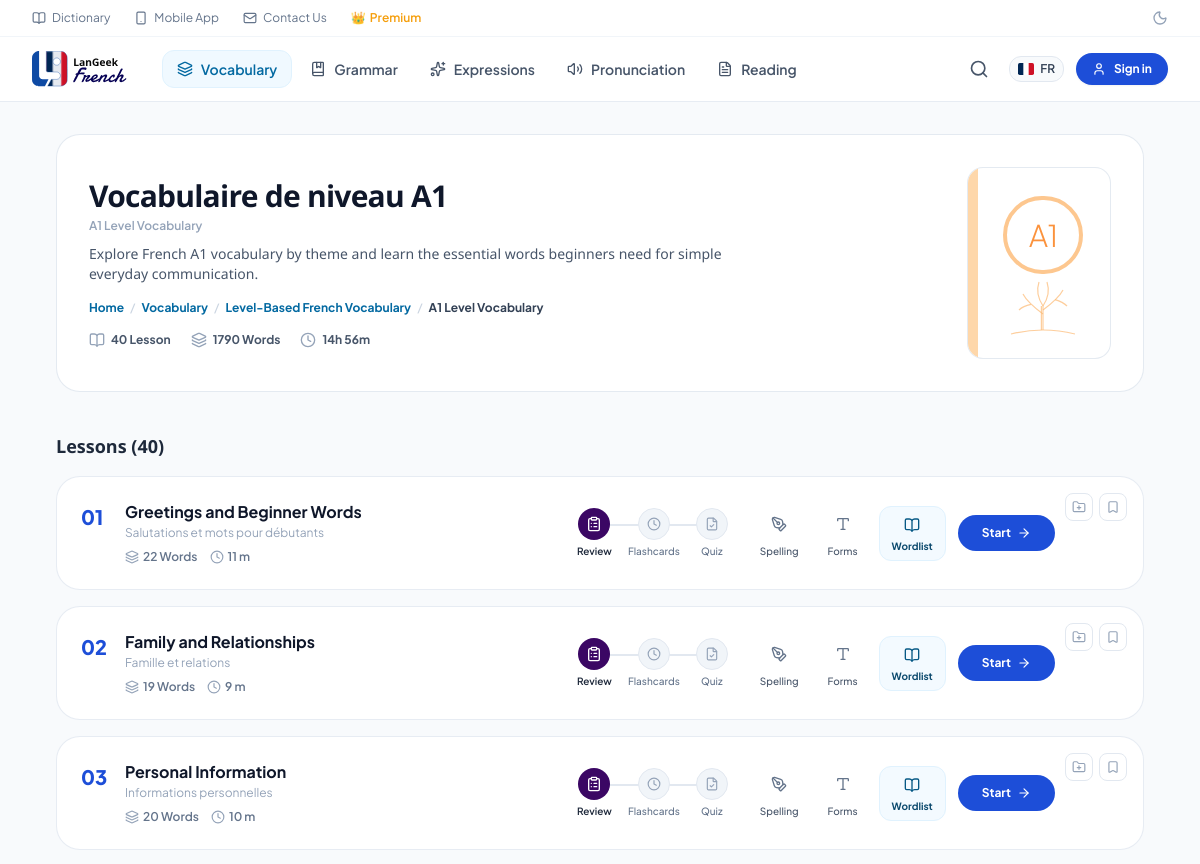
/fr-EN/vocab/category/457/niveau-a1 (upper part), run on an earlier commit of the app's database.
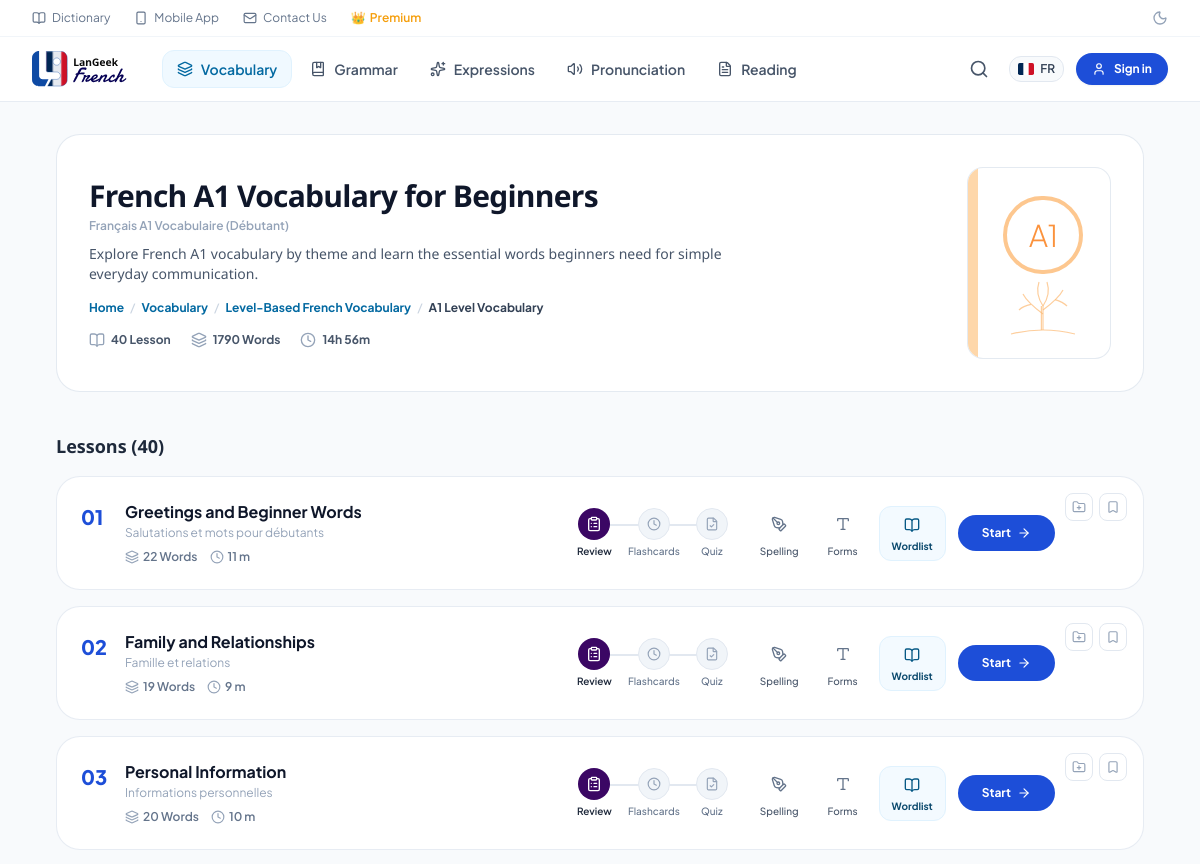
And on a later commit of the database.
### tables this page shows
CREATE TABLE categories (
    id INTEGER PRIMARY KEY,
    slug TEXT,
    title TEXT,
    description TEXT,
    web_title TEXT,
    category_type TEXT,
    photo_thumbnail TEXT,
    updated_at TIMESTAMP DEFAULT CURRENT_TIMESTAMP
, cefr_level TEXT, cefr_subtitle TEXT, total_lessons INTEGER, total_words INTEGER, collection_id TEXT, photo TEXT, words_count INTEGER DEFAULT 0, subcategories_count INTEGER DEFAULT 0);

CREATE TABLE subcategories (
    id INTEGER PRIMARY KEY,
    category_id INTEGER,
    slug TEXT,
    title TEXT,
    description TEXT,
    web_title TEXT,
    words_count INTEGER DEFAULT 0,
    estimated_time INTEGER DEFAULT 0,
    updated_at TIMESTAMP DEFAULT CURRENT_TIMESTAMP, original_title TEXT, position INTEGER DEFAULT 0, photo TEXT,
    FOREIGN KEY (category_id) REFERENCES categories (id)
);

### server.py (the view)
@app.get("/fr-EN/vocab/category/{cat_id}/{slug}")
@app.get("/fr-EN/vocab/category/{cat_id}")
async def category_detail_view(cat_id: int, request: Request, slug: Optional[str] = None):
    conn = get_db()
    cur = conn.cursor()
    cat_row = cur.execute("SELECT * FROM categories WHERE id = ?", (cat_id,)).fetchone()
    if not cat_row:
        conn.close()
        raise HTTPException(status_code=404, detail="Category not found")
    sub_rows = cur.execute("SELECT * FROM subcategories WHERE category_id = ? ORDER BY position ASC, id ASC", (cat_id,)).fetchall()
    conn.close()
    return templates.TemplateResponse(request, "category_detail.html", {
        "active_tab": "vocab",
        "category": dict(cat_row),
        "subcategories": [dict(s) for s in sub_rows]
    })

### templates/category_detail.html (shortened to what this page needs)
{% extends "base.html" %}
{% block content %}
<div class="max-w-6xl mx-auto px-4 sm:px-6 lg:px-8 py-8">
  <div class="bg-white rounded-3xl p-6 sm:p-8 border border-slate-200/90 shadow-xs mb-10 flex flex-col md:flex-row items-start md:items-center justify-between gap-6">
    <div class="max-w-2xl">
      <h1 class="text-2xl sm:text-3xl font-extrabold text-slate-900 tracking-tight">
        {{ category.title or 'French C1 Vocabulary for Advanced Learners' }}
      </h1>
      <div class="text-xs font-semibold text-slate-400 mt-1">
        {{ category.web_title or 'Français C1 Vocabulaire (Avancé)' }}
      </div>
      <p class="text-xs sm:text-sm text-slate-600 mt-2.5 leading-relaxed">
        {{ category.description or 'Explore French C1 vocabulary by theme and develop advanced words for precise arguments, nuanced discussion, and complex texts.' }}
      </p>
      <div class="flex items-center space-x-1.5 text-xs font-medium text-slate-500 mt-4 flex-wrap">
        <a href="/fr-EN" class="hover:text-primary-600 transition font-bold text-primary-600">Home</a>
        <span class="text-slate-300">/</span>
        <a href="/fr-EN/vocab" class="hover:text-primary-600 transition font-bold text-primary-600">Vocabulary</a>
        <span class="text-slate-300">/</span>
        {% if category.collection_id == 'level-based' %}
        <a href="/fr-EN/vocab#level-based" class="hover:text-primary-600 transition font-bold text-primary-600">Level-Based French Vocabulary</a>
        <span class="text-slate-300">/</span>
        <span class="text-slate-700 font-bold">{{ category.cefr_level or 'C1' }} Level Vocabulary</span>
        {% else %}
        <a href="/fr-EN/vocab#topics" class="hover:text-primary-600 transition font-bold text-primary-600">Themed & Topic Vocabulary</a>
        <span class="text-slate-300">/</span>
        <span class="text-slate-700 font-bold">{{ category.title }}</span>
        {% endif %}
      </div>
      <div class="flex items-center space-x-5 mt-4 text-xs font-bold text-slate-600">
        <span class="flex items-center space-x-1.5">
          <i data-lucide="book-open" class="w-4 h-4 text-slate-400"></i>
          <span>{{ subcategories|length }} Lesson</span>
        </span>
        <span class="flex items-center space-x-1.5">
          <i data-lucide="layers" class="w-4 h-4 text-slate-400"></i>
          <span>{{ category.words_count or 1790 }} Words</span>
        </span>
        <span class="flex items-center space-x-1.5">
          <i data-lucide="clock" class="w-4 h-4 text-slate-400"></i>
          <span>14h 56m</span>
        </span>
      </div>
    </div>
    <div class="hidden md:flex flex-col items-center justify-between p-4 bg-white rounded-2xl border border-slate-200/90 shadow-xs w-36 h-48 relative overflow-hidden">
      <div class="absolute left-0 top-0 bottom-0 w-2.5 bg-[#fed7aa] border-r border-orange-200"></div>
      <div class="w-20 h-20 rounded-full border-4 border-orange-300/80 flex items-center justify-center mt-3 ml-2">
        <span class="text-3xl font-light text-orange-400 tracking-tight">{{ category.cefr_level or 'C1' }}</span>
      </div>
      <div class="w-full flex justify-center ml-2 mb-1">
      </div>
    </div>
  </div>
  <div class="flex items-center justify-between mb-4">
    <h3 class="text-lg font-bold text-slate-800">Lessons ({{ subcategories|length }})</h3>
  </div>
  <div class="space-y-4">
    {% for sub in subcategories %}
    <div class="bg-white rounded-3xl p-5 sm:p-6 border border-slate-200/80 shadow-xs hover:border-primary-200 transition duration-200 flex flex-col md:flex-row md:items-center justify-between gap-4 relative group">
      <div class="absolute top-4 right-4 flex items-center space-x-1.5 text-slate-400">
        <button class="w-7 h-7 rounded-lg border border-slate-200 flex items-center justify-center hover:text-primary-600 hover:border-primary-200 transition" title="Add to wordlist">
          <i data-lucide="folder-plus" class="w-3.5 h-3.5"></i>
        </button>
        <button class="w-7 h-7 rounded-lg border border-slate-200 flex items-center justify-center hover:text-primary-600 hover:border-primary-200 transition" title="Bookmark">
          <i data-lucide="bookmark" class="w-3.5 h-3.5"></i>
        </button>
      </div>
      <div class="flex items-start space-x-4 max-w-md">
        <div class="text-xl font-extrabold text-[#1d4ed8] min-w-[28px] pt-0.5">
          {{ "%02d" % (loop.index) }}
        </div>
        <div>
          <a href="/fr-EN/vocab/subcategory/{{ sub.id }}/learn" class="text-base font-bold text-slate-900 hover:text-primary-600 transition leading-snug block">
            {{ sub.title }}
          </a>
          <div class="text-xs text-slate-400 mt-0.5">
            {{ sub.description or sub.web_title or sub.title }}
          </div>
          <div class="flex items-center space-x-3 text-xs font-semibold text-slate-500 mt-2">
            <span class="flex items-center space-x-1">
              <i data-lucide="layers" class="w-3.5 h-3.5 text-slate-400"></i>
              <span>{{ sub.words_count or 29 }} Words</span>
            </span>
            <span class="flex items-center space-x-1">
              <i data-lucide="clock" class="w-3.5 h-3.5 text-slate-400"></i>
              <span>{{ (sub.estimated_time // 60) or 15 }} m</span>
            </span>
          </div>
        </div>
      </div>
      <div class="flex items-center space-x-2 sm:space-x-3 flex-wrap sm:flex-nowrap justify-end pt-3 md:pt-0 mr-0 md:mr-16">
        <div class="relative flex items-center px-1">
          <a href="/fr-EN/vocab/subcategory/{{ sub.id }}/learn/review" class="relative z-10 px-2 flex flex-col items-center group/btn" title="SRS Review">
            <div class="w-8 h-8 rounded-full bg-[#3b0764] text-white flex items-center justify-center mb-1 shadow-xs group-hover/btn:scale-105 transition">
              <i data-lucide="clipboard-list" class="w-4 h-4"></i>
            </div>
            <span class="text-[10px] font-semibold text-slate-800">Review</span>
          </a>
          <a href="/fr-EN/vocab/subcategory/{{ sub.id }}/learn/flashcard" class="relative z-10 px-2 flex flex-col items-center group/btn" title="Interactive Flashcards">
            <div class="w-8 h-8 rounded-full bg-slate-100 border border-slate-200 text-slate-400 flex items-center justify-center mb-1 group-hover/btn:bg-sky-50 group-hover/btn:text-sky-600 transition">
              <i data-lucide="clock" class="w-3.5 h-3.5"></i>
            </div>
            <span class="text-[10px] font-medium text-slate-500">Flashcards</span>
          </a>
          <a href="/fr-EN/vocab/subcategory/{{ sub.id }}/learn/quiz" class="relative z-10 px-2 flex flex-col items-center group/btn" title="Multiple Choice Quiz">
            <div class="w-8 h-8 rounded-full bg-slate-100 border border-slate-200 text-slate-400 flex items-center justify-center mb-1 group-hover/btn:bg-emerald-50 group-hover/btn:text-emerald-600 transition">
              <i data-lucide="file-check" class="w-3.5 h-3.5"></i>
            </div>
            <span class="text-[10px] font-medium text-slate-500">Quiz</span>
          </a>
        </div>
        <a href="/fr-EN/vocab/subcategory/{{ sub.id }}/learn/spelling" class="px-2 flex flex-col items-center text-slate-500 hover:text-amber-600 transition" title="Spelling Dictation">
          <div class="w-8 h-8 flex items-center justify-center mb-1">
            <i data-lucide="pen-tool" class="w-4 h-4"></i>
          </div>
          <span class="text-[10px] font-medium text-slate-600">Spelling</span>
        </a>
        <a href="/fr-EN/vocab/subcategory/{{ sub.id }}/learn" class="px-2 flex flex-col items-center text-slate-500 hover:text-indigo-600 transition" title="Grammatical Forms">
          <div class="w-8 h-8 flex items-center justify-center mb-1">
            <i data-lucide="type" class="w-4 h-4"></i>
          </div>
          <span class="text-[10px] font-medium text-slate-600">Forms</span>
        </a>
        <a href="/fr-EN/vocab/subcategory/{{ sub.id }}/word-list" class="px-3 py-1.5 rounded-xl bg-sky-50/80 hover:bg-sky-100 border border-sky-100 text-sky-900 transition flex flex-col items-center shadow-2xs" title="Full Wordlist">
          <div class="w-6 h-6 flex items-center justify-center mb-0.5 text-sky-800">
            <i data-lucide="book-open" class="w-4 h-4"></i>
          </div>
          <span class="text-[10px] font-bold">Wordlist</span>
        </a>
        <a href="/fr-EN/vocab/subcategory/{{ sub.id }}/learn" class="ml-2 inline-flex items-center space-x-1.5 px-6 py-2.5 rounded-full bg-[#1d4ed8] hover:bg-[#1e40af] text-white font-bold text-xs shadow-xs transition group">
          <span>Start</span>
          <i data-lucide="arrow-right" class="w-3.5 h-3.5 group-hover:translate-x-0.5 transition"></i>
        </a>
      </div>
    </div>
    {% endfor %}
  </div>
</div>
{% endblock %}

### templates/base.html (shortened to what this page needs)
<!DOCTYPE html>
<html lang="en" data-mode="light" style="color-scheme: light;" class="h-full">
<head>
  <script src="https://cdn.tailwindcss.com"></script>
  <link rel="stylesheet" href="/next/static/css/9e240e4bf9a0447b.css" />
  <link rel="stylesheet" href="/next/static/css/5cd3138d4796ae82.css" />
  <link rel="stylesheet" href="/next/static/css/7acfa248cac7e787.css" />
</head>
<body class="bg-[#f8fafc] text-slate-800 min-h-screen flex flex-col antialiased">
  <header class="bg-white border-b border-slate-100 text-xs text-slate-500">
    <div class="max-w-7xl mx-auto px-4 sm:px-6 lg:px-8 h-9 flex items-center justify-between">
      <div class="flex items-center space-x-6">
        <a href="/fr-EN" class="hover:text-primary-600 flex items-center space-x-1.5 transition">
          <i data-lucide="book-open" class="w-3.5 h-3.5"></i>
          <span>Dictionary</span>
        </a>
        <a href="/fr-EN/mobile-app" class="hover:text-primary-600 flex items-center space-x-1.5 transition">
          <i data-lucide="smartphone" class="w-3.5 h-3.5"></i>
          <span>Mobile App</span>
        </a>
        <a href="/fr-EN/contact-us" class="hover:text-primary-600 flex items-center space-x-1.5 transition">
          <i data-lucide="mail" class="w-3.5 h-3.5"></i>
          <span>Contact Us</span>
        </a>
        <a href="/fr-EN/plans" class="text-amber-500 font-semibold flex items-center space-x-1 hover:text-amber-600 transition">
          <span>👑</span>
          <span>Premium</span>
        </a>
      </div>
      <div class="flex items-center space-x-4">
        <button onclick="toggleDarkMode()" class="text-slate-400 hover:text-slate-600 transition" title="Toggle Theme">
          <i data-lucide="moon" class="w-4 h-4"></i>
        </button>
      </div>
    </div>
  </header>
  <nav class="bg-white/95 backdrop-blur border-b border-slate-200/80 sticky top-0 z-40">
    <div class="max-w-7xl mx-auto px-4 sm:px-6 lg:px-8">
      <div class="flex justify-between items-center h-16">
        <div class="flex items-center space-x-8">
          <a href="/fr-EN" class="flex items-center space-x-2.5 group">
            <img src="/assets/logo/logo-fr.svg" alt="LanGeek French" class="h-9 w-auto object-contain">
          </a>
          <div class="hidden md:flex items-center space-x-1">
            <a href="/fr-EN/vocab" class="px-3.5 py-2 rounded-xl text-sm font-semibold transition flex items-center space-x-2 {% if active_tab == 'vocab' %}bg-primary-50 text-primary-600 shadow-xs border border-primary-100{% else %}text-slate-600 hover:bg-slate-50 hover:text-slate-900{% endif %}">
              <i data-lucide="layers" class="w-4 h-4"></i>
              <span>Vocabulary</span>
            </a>
            <a href="/fr-EN/grammar" class="px-3.5 py-2 rounded-xl text-sm font-semibold transition flex items-center space-x-2 {% if active_tab == 'grammar' %}bg-primary-50 text-primary-600 shadow-xs border border-primary-100{% else %}text-slate-600 hover:bg-slate-50 hover:text-slate-900{% endif %}">
              <i data-lucide="book-marked" class="w-4 h-4"></i>
              <span>Grammar</span>
            </a>
            <a href="/fr-EN/expressions" class="px-3.5 py-2 rounded-xl text-sm font-semibold transition flex items-center space-x-2 {% if active_tab == 'expressions' %}bg-primary-50 text-primary-600 shadow-xs border border-primary-100{% else %}text-slate-600 hover:bg-slate-50 hover:text-slate-900{% endif %}">
              <i data-lucide="sparkles" class="w-4 h-4"></i>
              <span>Expressions</span>
            </a>
            <a href="/fr-EN/pronunciation" class="px-3.5 py-2 rounded-xl text-sm font-semibold transition flex items-center space-x-2 {% if active_tab == 'pronunciation' %}bg-primary-50 text-primary-600 shadow-xs border border-primary-100{% else %}text-slate-600 hover:bg-slate-50 hover:text-slate-900{% endif %}">
              <i data-lucide="volume-2" class="w-4 h-4"></i>
              <span>Pronunciation</span>
            </a>
            <a href="/fr-EN/reading" class="px-3.5 py-2 rounded-xl text-sm font-semibold transition flex items-center space-x-2 {% if active_tab == 'reading' %}bg-primary-50 text-primary-600 shadow-xs border border-primary-100{% else %}text-slate-600 hover:bg-slate-50 hover:text-slate-900{% endif %}">
              <i data-lucide="file-text" class="w-4 h-4"></i>
              <span>Reading</span>
            </a>
          </div>
        </div>
        <div class="flex items-center space-x-3">
          <button onclick="openSearchModal()" class="w-9 h-9 flex items-center justify-center text-slate-600 hover:text-slate-900 hover:bg-slate-100 rounded-xl transition" title="Search Dictionary (Cmd+K)">
            <i data-lucide="search" class="w-5 h-5"></i>
          </button>
          <div class="flex items-center space-x-1.5 bg-slate-50 border border-slate-200 px-2 py-1 rounded-xl text-xs font-semibold text-slate-700">
            <img src="/assets/img/flags/fr-rectangle.svg" class="w-4 h-3 rounded-xs object-cover" alt="FR">
            <span>FR</span>
          </div>
          <a href="/fr-EN/plans" class="flex items-center space-x-2 bg-[#1d4ed8] hover:bg-[#1e40af] text-white px-4 py-2 rounded-full text-xs font-bold transition shadow-sm">
            <i data-lucide="user" class="w-3.5 h-3.5"></i>
            <span>Sign in</span>
          </a>
        </div>
      </div>
    </div>
  </nav>
  <main class="flex-grow">
    {% block content %}{% endblock %}
  </main>
</body>
</html>

### templates/base.html (style rules this page uses)
body { font-family: 'Plus Jakarta Sans', system-ui, -apple-system, sans-serif; }

What changed in the data, as far as the page shows it:
changed categories: title "Vocabulaire de niveau A1" → "French A1 Vocabulary for Beginners"; web_title "A1 Level Vocabulary" → "Français A1 Vocabulaire (Débutant)"
